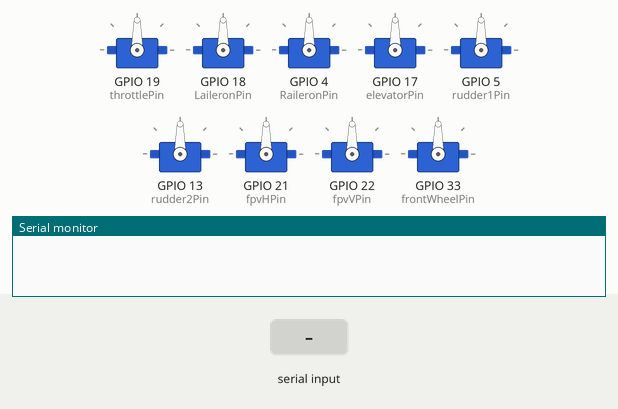
Bench run of a sketch on a simulated ESP32. Parts: 9 × servo, the last lines printed to the serial monitor. The inputs (shaded band) are chosen by the test bench. The modem accepts every AT command (registered, SIM ready, sends succeed) and sends nothing else.

Above: at 0.0 s.
At 1.9 s:
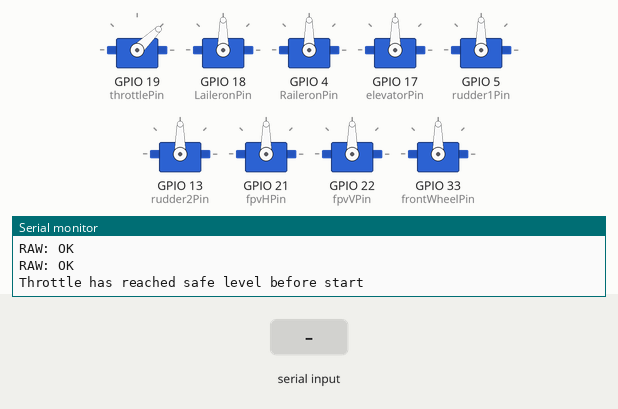
2.0 s: "+RCV=\n" received over the second serial link
3.5 s: "90,45\n" received over the second serial link
5.0 s: "0\n" received over the second serial link
Timing chart, 0 to 8.0 s (numbered marks = the images above; inputs shaded):
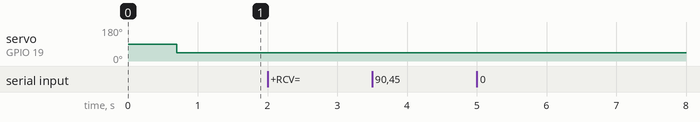

The sketch:

rcuavreciever1.ino
```cpp
#include <HardwareSerial.h>
#include <Wire.h>
#include <ESP32Servo.h>
HardwareSerial LoRa(1);

#define TX_PIN 25
#define RX_PIN 26

struct ServoValues {
  uint8_t throttle;
  uint8_t A_ang;
  uint8_t elev_ang;
  uint8_t rud_ang;
  uint8_t fpvH_ang;
  uint8_t fpvV_ang;
  uint8_t thr_arm;
};

ServoValues servoVals = { 0, 90, 90, 90, 90, 90, 0 };

Servo esc;

Servo leftAileron;
Servo rightAileron;

Servo elevator;
Servo rudder1;
Servo rudder2;

Servo fpvHorizontal;
Servo fpvVertical;

Servo frontWheel;

const int throttlePin = 19;
const int LaileronPin = 18;
const int RaileronPin = 4;
const int elevatorPin = 17;
const int rudder1Pin = 5;
const int rudder2Pin = 13;
const int fpvHPin = 21;
const int fpvVPin = 22;
const int frontWheelPin = 33;

bool started = false;

bool armed_throttle = false;
bool prevSignal = false;

void setup() {
  Serial.begin(115200);
  LoRa.begin(115200, SERIAL_8N1, RX_PIN, TX_PIN);

  esc.attach(throttlePin);
  leftAileron.attach(LaileronPin);
  rightAileron.attach(RaileronPin);
  elevator.attach(elevatorPin);
  rudder1.attach(rudder1Pin);
  rudder2.attach(rudder2Pin);
  fpvHorizontal.attach(fpvHPin);
  fpvVertical.attach(fpvVPin);
  frontWheel.attach(frontWheelPin);


  delay(500);

  LoRa.println("AT+ADDRESS=2");
  delay(100);
  LoRa.println("AT+NETWORKID=5");
  delay(100);
  LoRa.println("AT+PARAMETER=7,7,1,4");  // SF7, BW125kHz, CR4/5

  Serial.println("Receiver ready");
}

void loop() {
  while (LoRa.available()) {
    String line = LoRa.readStringUntil('\n');
    line.trim();
    if(line.length() == 0) continue;

    Serial.println("RAW: " + line); // debug raw input

    if (line.startsWith("+RCV=")) {
      int firstComma = line.indexOf(',');
      int secondComma = line.indexOf(',', firstComma + 1);
       if (secondComma > 0) {
        String payload = line.substring(secondComma + 1);
        payload.trim();

        int values[7];
        int start = 0;

        for (int i = 0; i < 7; i++) {
          int comma = payload.indexOf(',', start);
          if (comma == -1) comma = payload.length();
          values[i] = payload.substring(start, comma).toInt();
          start = comma + 1;
        }
        servoVals.throttle = values[0];
        servoVals.A_ang = values[1];
        servoVals.elev_ang = values[2];
        servoVals.rud_ang = values[3];
        servoVals.fpvH_ang = values[4];
        servoVals.fpvV_ang = values[5];
        servoVals.thr_arm = values[6];
      }
    }
  }

  if (!started) {
    if (servoVals.throttle > 10) {
      esc.writeMicroseconds(1000);
      Serial.println("Throttle too high at start!");
      return;
    } else if (servoVals.throttle <= 10) {
      started = true;
      Serial.println("Throttle has reached safe level before start");
    }
  }

  char status[32];

  if (servoVals.thr_arm == 1 && !prevSignal) {
    armed_throttle = !armed_throttle;
    Serial.print("Armed state:");
    Serial.println(armed_throttle ? "ARMED" : "DISARMED");
  }

  prevSignal = (servoVals.thr_arm == 1);


  if (armed_throttle) {
    int throttlePulse = map(servoVals.throttle, 0, 180, 1000, 2000);
    esc.writeMicroseconds(throttlePulse);
  } else {
    esc.writeMicroseconds(1000);
  };

  leftAileron.write(constrain(servoVals.A_ang, 0, 180));
  rightAileron.write(constrain(servoVals.A_ang, 0, 180));
  elevator.write(constrain(servoVals.elev_ang, 0, 180));
  rudder1.write(constrain(servoVals.rud_ang, 0, 180));
  rudder2.write(constrain(servoVals.rud_ang, 0, 180));
  fpvHorizontal.write(constrain(servoVals.fpvH_ang, 0, 180));
  fpvVertical.write(constrain(servoVals.fpvV_ang, 0, 180));
  frontWheel.write(constrain(servoVals.rud_ang, 0, 180));
}
```
